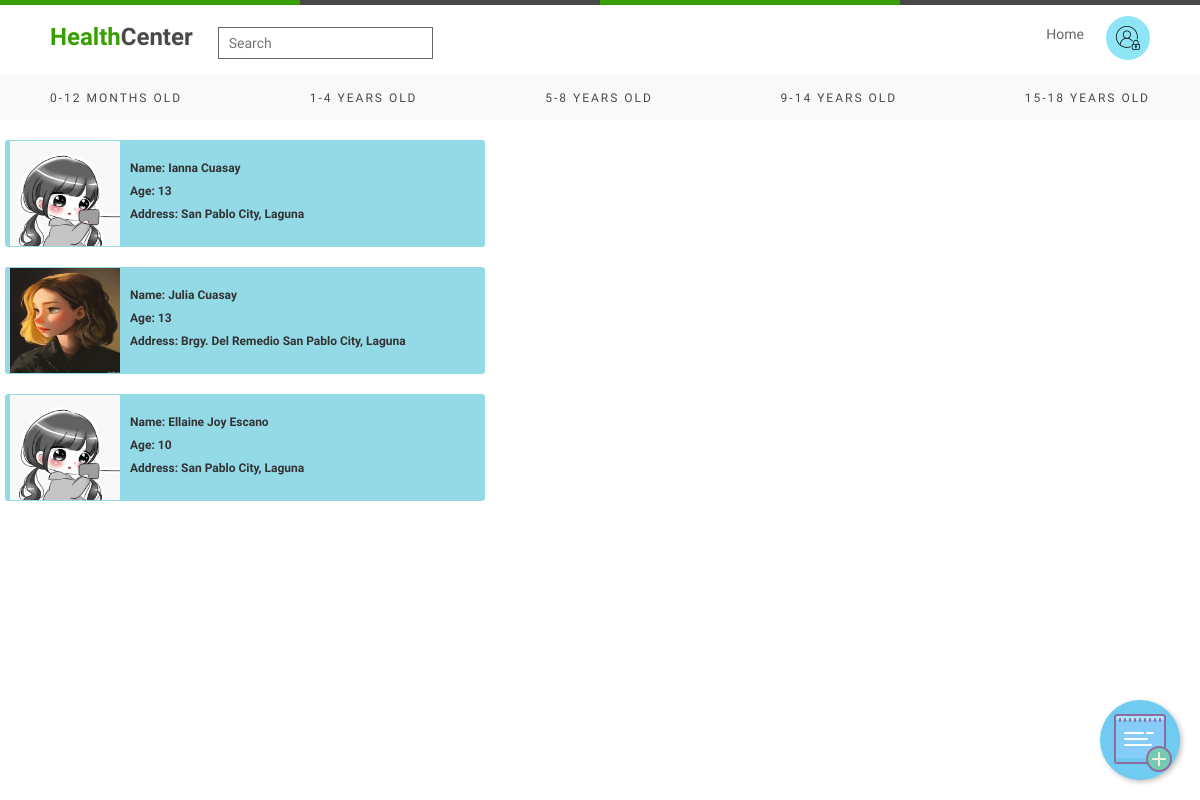
The app's page /php/9-14.php with its own data.
### tables this page shows
CREATE TABLE IF NOT EXISTS `info` (
  `id` int(11) NOT NULL AUTO_INCREMENT,
  `pic` blob NOT NULL,
  `fname` text NOT NULL,
  `lname` text NOT NULL,
  `age` int(11) NOT NULL,
  `bday` text NOT NULL,
  `gender` text NOT NULL COMMENT 'address',
  `address` text NOT NULL,
  `height` int(11) NOT NULL,
  `weight` int(11) NOT NULL,
  `shot` text NOT NULL,
  `vit` text NOT NULL,
  `meds` text NOT NULL,
  `medhis` text NOT NULL,
  `pfname` text NOT NULL,
  `plname` text NOT NULL,
  `civstatus` text NOT NULL,
  `relate_child` text NOT NULL,
  `guardian_add` text NOT NULL,
  `contact` int(11) NOT NULL,
  PRIMARY KEY (`id`),
  UNIQUE KEY `id` (`id`)
);

### php/9-14.php (the view, shortened to what this page needs)
<?php
$connect = mysqli_connect("localhost", "root", "", "hcenter");
$query = "SELECT * from info where age BETWEEN 9 and 14";
$result = mysqli_query($connect, $query);
?>
<!DOCTYPE html>
<html lang="en">
<head>
    <link rel="stylesheet" href="../css/modal.css">
    <link rel="stylesheet" href="../css/hompage.css">
    <link rel="stylesheet" href="https://maxcdn.bootstrapcdn.com/bootstrap/3.3.6/css/bootstrap.min.css" />
</head>
<div class="wrapper">
    <div class="multi_color_border"></div>
    <div class="top_nav">
        <div class="left">
            <div class="logo">
                <p><span>Health</span>Center</p>
            </div>
            <div class="search_bar">
                <input type="text" placeholder="Search">
            </div>
        </div>
        <div class="right">
            <ul>
                <li><a href="home.php">Home</a></li>
                <div class="login">
                    <button class="dropbtn"><img src="../images/admin.png"></button>
                </div>
            </ul>
        </div>
    </div>
    <div class="bottom_nav">
        <ul>
            <li><a href="0-12.php">0-12 Months Old</a></li>
            <li><a href="1-4.php">1-4 Years Old</a></li>
            <li><a href="5-8.php">5-8 Years Old</a></li>
            <li><a href="9-14.php">9-14 Years Old</a></li>
            <li><a href="15-18.php">15-18 Years Old</a></li>
        </ul>
    </div>
    <a href="form.php" class="material-icon floating-btn"><img src="../images/add.png"></a>
</div>
<?php
while ($row = mysqli_fetch_array($result)) {
?>
    <br>
    <div class="design clearfix  btn-xs view_data" id="<?php echo $row["id"]; ?>">
        <?php echo "<img src='../images/" . $row["pic"] . "' alt='Image' height=105 width=110>"; ?>
        <br> <label>Name: <?php echo $row["fname"]; ?> <?php echo $row["lname"]; ?> </label>
        <label>Age: <?php echo $row["age"]; ?></label>
        <label>Address: <?php echo $row["address"]; ?></label>
    </div>
<?php
}
?>
</html>

### css/modal.css (style rules this page uses)
:root { --modal-duration: 1s; --modal-color: #63abeb; }
p { margin-top: 5px; }

### css/hompage.css (style rules this page uses)
* { margin: 0; padding: 0; -webkit-box-sizing: border-box; box-sizing: border-box; list-style: none; text-decoration: none; font-family: "Josefin Sans", sans-serif; }
.wrapper .multi_color_border { width: 100%; height: 5px; background: linear-gradient(to right, #37a000 0% , #37a000 25%, #494949 25%, #494949 50%, #37a000 50%, #37a000 75%, #494949 75%, #494949 100%); }
.wrapper .top_nav { margin-top: 5px; width: 100%; height: 65px; background: #fff; padding: 0 50px; display: flex; justify-content: space-between; align-items: center; }
.wrapper .top_nav .left { display: flex; align-items: center; }
.wrapper .top_nav .left .logo p { font-size: 24px; font-weight: bold; color: #494949; font-family: "Mountains of Christmas", cursive; margin-right: 25px; }
.wrapper .top_nav .left .logo p span { color: #37a000; font-family: "Mountains of Christmas", cursive; }
.wrapper .top_nav .left .search_bar input[type="text"] { border: 1px solid #666666; padding: 5px 10px; outline: none; transition: all 0.5s linear; }
.wrapper .top_nav .right ul { display: flex; }
.wrapper .top_nav .right ul li { margin: 0 12px; }
.wrapper .top_nav .right ul li a { display: block; padding: 8px 10px; color: #666666; }
.wrapper .bottom_nav { width: 100%; background: #f9f9f9; height: 45px; padding: 0 50px; }
.wrapper .bottom_nav ul { width: 100%; height: 45px; display: flex; justify-content: space-between; align-items: center; }
.wrapper .bottom_nav ul li a { color: #494949; letter-spacing: 2px; text-transform: uppercase; font-size: 12px; }
.floating-btn { width: 80px; height: 80px; background: rgb(111, 203, 240); display: flex; text-decoration: none; align-items: center; justify-content: center; border-radius: 50%; color: #fff; font-size: 40px; box-shadow: 2px 2px 5px rgba(0, 0, 0, 0.25); position: fixed; right: 20px; bottom: 20px; transition: background 0.25s; border: none; cursor: pointer; }
.dropbtn { background-color: #8de5f5; padding: 10px; font-size: 16px; border-radius: 50%; border: none; }
.login { position: relative; display: inline-block; }
.design { background-color: #94d9e6; padding: 3em; margin-left: 5px; border-radius: 3ems; width: 40%; height: 10%; cursor: pointer; }
.design img { float: left; margin-right: 10px; }
.design label, address { margin-bottom: 5px; display: block; }
.clearfix { content: ""; display: table; clear: both; }

### records on screen
info: pic (picture), fname "Ianna", lname "Cuasay", age "13", address "San Pablo City, Laguna"
info: pic (picture), fname "Julia", lname "Cuasay", age "13", address "Brgy. Del Remedio San Pablo City, Laguna"
info: pic (picture), fname "Ellaine Joy", lname "Escano", age "10", address "San Pablo City, Laguna"
